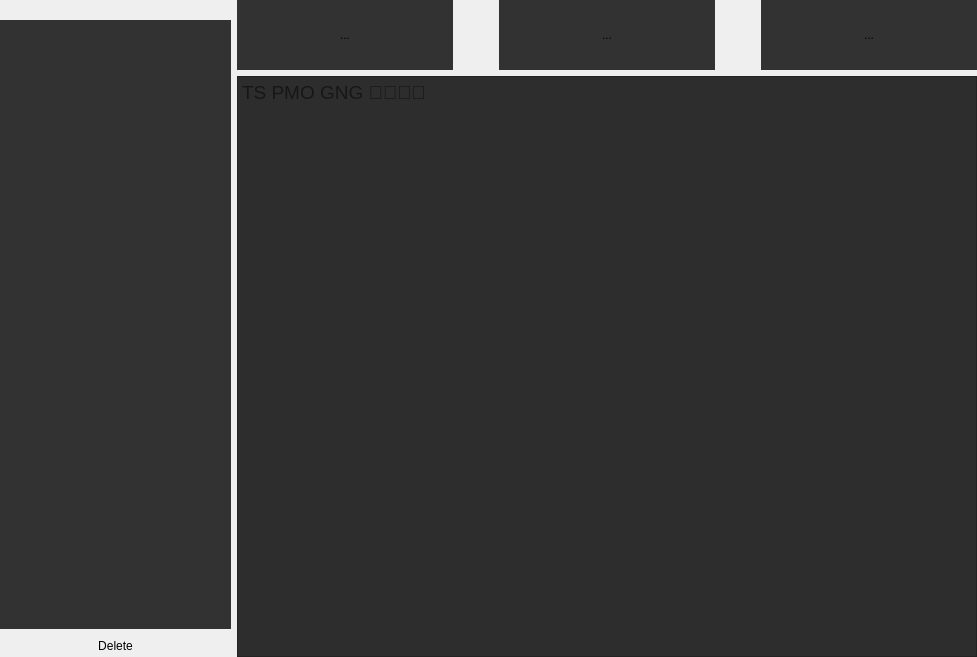
<?xml version="1.0" encoding="UTF-8"?>
<ui version="4.0">
 <class>MainWindow</class>
 <widget class="QMainWindow" name="MainWindow">
  <property name="windowModality">
   <enum>Qt::WindowModality::NonModal</enum>
  </property>
  <property name="geometry">
   <rect>
    <x>0</x>
    <y>0</y>
    <width>977</width>
    <height>657</height>
   </rect>
  </property>
  <property name="windowTitle">
   <string>AlNotes</string>
  </property>
  <property name="windowIcon">
   <iconset resource="icons.qrc">
    <normaloff>:/ico/icoo.png</normaloff>:/ico/icoo.png</iconset>
  </property>
  <widget class="QWidget" name="centralwidget">
   <layout class="QHBoxLayout" name="horizontalLayout_2" stretch="25,80">
    <property name="leftMargin">
     <number>0</number>
    </property>
    <property name="topMargin">
     <number>0</number>
    </property>
    <property name="rightMargin">
     <number>0</number>
    </property>
    <property name="bottomMargin">
     <number>0</number>
    </property>
    <item>
     <layout class="QVBoxLayout" name="verticalLayout_2">
      <item>
       <spacer name="verticalSpacer">
        <property name="orientation">
         <enum>Qt::Orientation::Vertical</enum>
        </property>
        <property name="sizeType">
         <enum>QSizePolicy::Policy::Preferred</enum>
        </property>
        <property name="sizeHint" stdset="0">
         <size>
          <width>20</width>
          <height>20</height>
         </size>
        </property>
       </spacer>
      </item>
      <item>
       <widget class="QTreeView" name="treeView">
        <property name="styleSheet">
         <string notr="true">QTreeView{

background-color: rgb(50, 50, 50);
border:none;
}</string>
        </property>
        <property name="indentation">
         <number>20</number>
        </property>
       </widget>
      </item>
      <item>
       <widget class="QPushButton" name="pushButton">
        <property name="text">
         <string>Delete</string>
        </property>
        <property name="icon">
         <iconset theme="QIcon::ThemeIcon::EditClear"/>
        </property>
        <property name="iconSize">
         <size>
          <width>16</width>
          <height>16</height>
         </size>
        </property>
        <property name="checkable">
         <bool>false</bool>
        </property>
        <property name="flat">
         <bool>true</bool>
        </property>
       </widget>
      </item>
     </layout>
    </item>
    <item>
     <layout class="QVBoxLayout" name="verticalLayout" stretch="4,33">
      <item>
       <layout class="QHBoxLayout" name="horizontalLayout" stretch="0,0,0,0,0">
        <item>
         <widget class="QToolButton" name="toolButton">
          <property name="sizePolicy">
           <sizepolicy hsizetype="Ignored" vsizetype="Ignored">
            <horstretch>0</horstretch>
            <verstretch>0</verstretch>
           </sizepolicy>
          </property>
          <property name="styleSheet">
           <string notr="true">QToolButton{

background-color: rgb(50, 50,50);
border:none;

}

QToolButton:hover{
background-color: rgb(55, 55, 55);
}

QToolButton:pressed {

background-color: rgb(60, 60, 60);

}
</string>
          </property>
          <property name="text">
           <string>...</string>
          </property>
          <property name="icon">
           <iconset theme="QIcon::ThemeIcon::DocumentNew"/>
          </property>
          <property name="iconSize">
           <size>
            <width>24</width>
            <height>24</height>
           </size>
          </property>
         </widget>
        </item>
        <item>
         <spacer name="horizontalSpacer">
          <property name="orientation">
           <enum>Qt::Orientation::Horizontal</enum>
          </property>
          <property name="sizeType">
           <enum>QSizePolicy::Policy::Ignored</enum>
          </property>
          <property name="sizeHint" stdset="0">
           <size>
            <width>40</width>
            <height>20</height>
           </size>
          </property>
         </spacer>
        </item>
        <item>
         <widget class="QToolButton" name="toolButton_4">
          <property name="sizePolicy">
           <sizepolicy hsizetype="Ignored" vsizetype="Ignored">
            <horstretch>0</horstretch>
            <verstretch>0</verstretch>
           </sizepolicy>
          </property>
          <property name="styleSheet">
           <string notr="true">QToolButton{

background-color: rgb(50, 50,50);
border:none;

}

QToolButton:hover{
background-color: rgb(55, 55, 55);
}

QToolButton:pressed {

background-color: rgb(60, 60, 60);

}
</string>
          </property>
          <property name="text">
           <string>...</string>
          </property>
          <property name="icon">
           <iconset theme="QIcon::ThemeIcon::DocumentSave"/>
          </property>
          <property name="iconSize">
           <size>
            <width>40</width>
            <height>40</height>
           </size>
          </property>
         </widget>
        </item>
        <item>
         <spacer name="horizontalSpacer_2">
          <property name="orientation">
           <enum>Qt::Orientation::Horizontal</enum>
          </property>
          <property name="sizeType">
           <enum>QSizePolicy::Policy::Ignored</enum>
          </property>
          <property name="sizeHint" stdset="0">
           <size>
            <width>40</width>
            <height>20</height>
           </size>
          </property>
         </spacer>
        </item>
        <item>
         <widget class="QToolButton" name="toolButton_5">
          <property name="sizePolicy">
           <sizepolicy hsizetype="Ignored" vsizetype="Ignored">
            <horstretch>0</horstretch>
            <verstretch>0</verstretch>
           </sizepolicy>
          </property>
          <property name="styleSheet">
           <string notr="true">QToolButton{

background-color: rgb(50, 50,50);
border:none;

}

QToolButton:hover{
background-color: rgb(55, 55, 55);
}

QToolButton:pressed {

background-color: rgb(60, 60, 60);

}
</string>
          </property>
          <property name="text">
           <string>...</string>
          </property>
          <property name="icon">
           <iconset theme="QIcon::ThemeIcon::SystemSearch"/>
          </property>
          <property name="iconSize">
           <size>
            <width>24</width>
            <height>24</height>
           </size>
          </property>
         </widget>
        </item>
       </layout>
      </item>
      <item>
       <widget class="QTextEdit" name="textEdit">
        <property name="font">
         <font>
          <family>Helvetica</family>
          <pointsize>14</pointsize>
          <underline>false</underline>
          <kerning>true</kerning>
         </font>
        </property>
        <property name="styleSheet">
         <string notr="true">QTextEdit{

background-color: rgb(45, 45, 45);

}</string>
        </property>
        <property name="placeholderText">
         <string>TS PMO GNG 🥀🥀🥀🥀</string>
        </property>
       </widget>
      </item>
     </layout>
    </item>
   </layout>
  </widget>
  <widget class="QMenuBar" name="menubar">
   <property name="geometry">
    <rect>
     <x>0</x>
     <y>0</y>
     <width>977</width>
     <height>24</height>
    </rect>
   </property>
  </widget>
  <action name="actionSave">
   <property name="text">
    <string>Save</string>
   </property>
  </action>
 </widget>
 <resources>
  <include location="icons.qrc"/>
 </resources>
 <connections/>
</ui>
